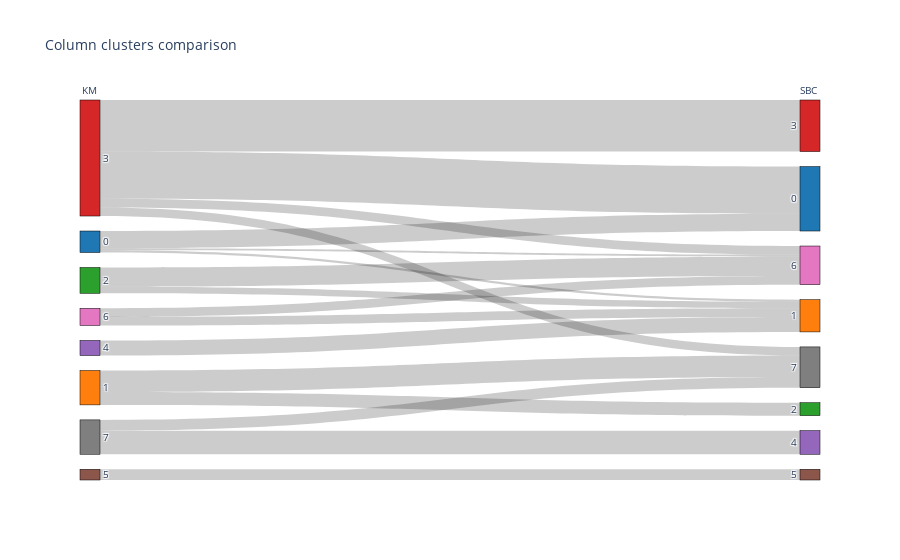

The notebook cell this image was saved under:
### Code cell
sankey_plot(
    [pq_opt_part_km.col_labels.tolist(), pq_opt_part_sbc.col_labels.tolist()],
    labels_titles=["KM", "SBC"],
    title="Column clusters comparison"
)

### Figure 1 — Plotly figure (JSON) as saved in the notebook; plotly's stock layout.template omitted (floating-point values rounded to 4 significant figures)
{"data": [{"link": {"source": [0, 0, 0, 1, 1, 2, 2, 3, 3, 3, 3, 4, 5, 6, 6, 7, 7], "target": [8, 9, 14, 10, 15, 9, 14, 8, 11, 14, 15, 9, 13, 9, 14, 12, 15], "value": [8, 1, 1, 6, 10, 3, 9, 22, 24, 4, 4, 7, 5, 4, 4, 11, 5]}, "node": {"color": ["#1f77b4", "#ff7f0e", "#2ca02c", "#d62728", "#9467bd", "#8c564b", "#e377c2", "#7f7f7f", "#1f77b4", "#ff7f0e", "#2ca02c", "#d62728", "#9467bd", "#8c564b", "#e377c2", "#7f7f7f"], "label": ["0", "1", "2", "3", "4", "5", "6", "7", "0", "1", "2", "3", "4", "5", "6", "7"], "line": {"color": "black", "width": 0.5}, "pad": 15, "thickness": 20}, "type": "sankey"}], "layout": {"annotations": [{"showarrow": false, "text": "KM", "x": 0, "xref": "x", "y": 1.05, "yref": "paper"}, {"showarrow": false, "text": "SBC", "x": 1, "xref": "x", "y": 1.05, "yref": "paper"}], "font": {"size": 10}, "plot_bgcolor": "rgba(0,0,0,0)", "title": {"text": "Column clusters comparison"}, "xaxis": {"showgrid": false, "visible": false, "zeroline": false}, "yaxis": {"showgrid": false, "visible": false, "zeroline": false}}}
